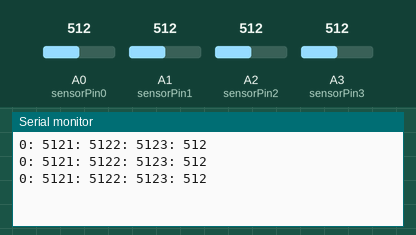
Recording of a sketch running on a simulated Arduino Uno, built with avr-gcc and run on an emulated ATmega328P. Parts: the last lines printed to the serial monitor. The inputs (shaded band) are chosen by the test bench; at power-on: A0 (sensorPin0) = 512, A1 (sensorPin1) = 512, A2 (sensorPin2) = 512, A3 (sensorPin3) = 512.

Above: at 1.3 s.
1.4 s: A0 (sensorPin0) set to 716
At 1.9 s:
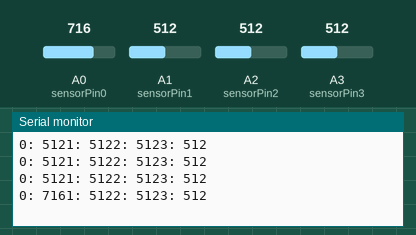
2.9 s: A1 (sensorPin1) set to 716
At 3.4 s:
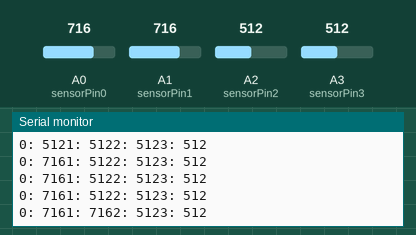
4.4 s: A2 (sensorPin2) set to 716
At 4.9 s:
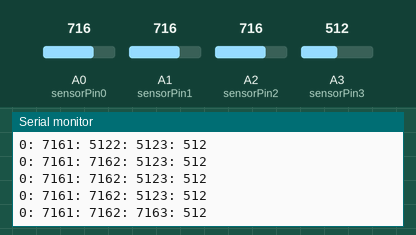
5.9 s: A3 (sensorPin3) set to 716
At 6.4 s:
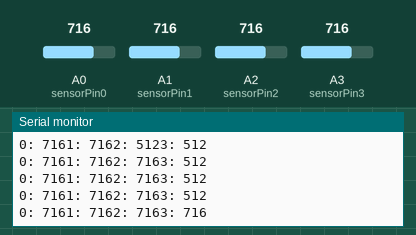
7.4 s: A0 (sensorPin0) set to 992
At 7.9 s:
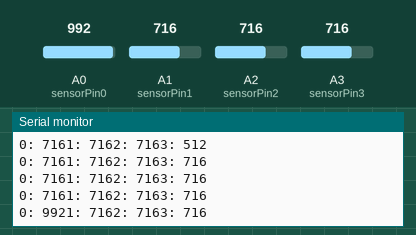
8.9 s: A1 (sensorPin1) set to 992
At 9.4 s:
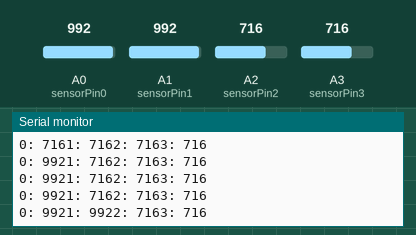
Timing chart, 0 to 11.4 s (numbered marks = the images above; inputs shaded):
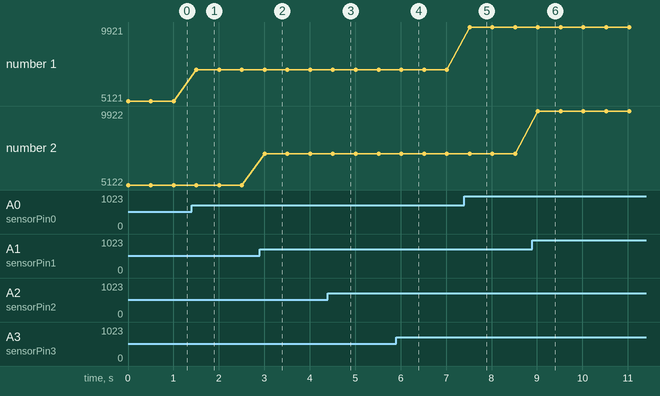

Measured:
- after the input at 1.4 s, the serial monitor: prints a new line after 0.10 s (image 1)
- after the input at 2.9 s, the serial monitor: prints a new line after 0.11 s (image 2)
- after the input at 4.4 s, the serial monitor: prints a new line after 0.11 s (image 3)
- after the input at 5.9 s, the serial monitor: prints a new line after 0.11 s (image 4)
- after the input at 7.4 s, the serial monitor: prints a new line after 0.12 s (image 5)
- after the input at 8.9 s, the serial monitor: prints a new line after 0.12 s (image 6)
- plotted number 1: 5121 → 7161 after the input at 1.4 s, 7161 → 9921 after the input at 7.4 s
- plotted number 2: 5122 → 7162 after the input at 2.9 s, 7162 → 9922 after the input at 8.9 s

The sketch:

finger_sensor_test.ino
```cpp
const int sensorPin0 = A0;  // pin where your sensor is connected
const int sensorPin1 = A1;  // pin where your sensor is connected
const int sensorPin2 = A2;  // pin where your sensor is connected
const int sensorPin3 = A3;  // pin where your sensor is connected

int sensorValue0 = 0;
int sensorValue1 = 0;
int sensorValue2 = 0;
int sensorValue3 = 0;

int minValue = 1023;  // initialize to the maximum possible value
int maxValue = 0;     // initialize to the minimum possible value

void setup() {
  Serial.begin(9600);  // start serial communication at 9600 bps
  pinMode(sensorPin0, INPUT);
  pinMode(sensorPin1, INPUT);
  pinMode(sensorPin2, INPUT);
  pinMode(sensorPin3, INPUT);
}

void loop() {
  sensorValue0 = analogRead(sensorPin0);  // read the sensor value
  sensorValue1 = analogRead(sensorPin1);  // read the sensor value
  sensorValue2 = analogRead(sensorPin2);  // read the sensor value
  sensorValue3 = analogRead(sensorPin3);  // read the sensor value

  Serial.print("0: ");
  Serial.print(sensorValue0);
  Serial.print("1: ");
  Serial.print(sensorValue1);
  Serial.print("2: ");
  Serial.print(sensorValue2);
  Serial.print("3: ");
  Serial.println(sensorValue3);


  delay(500);
}
```
